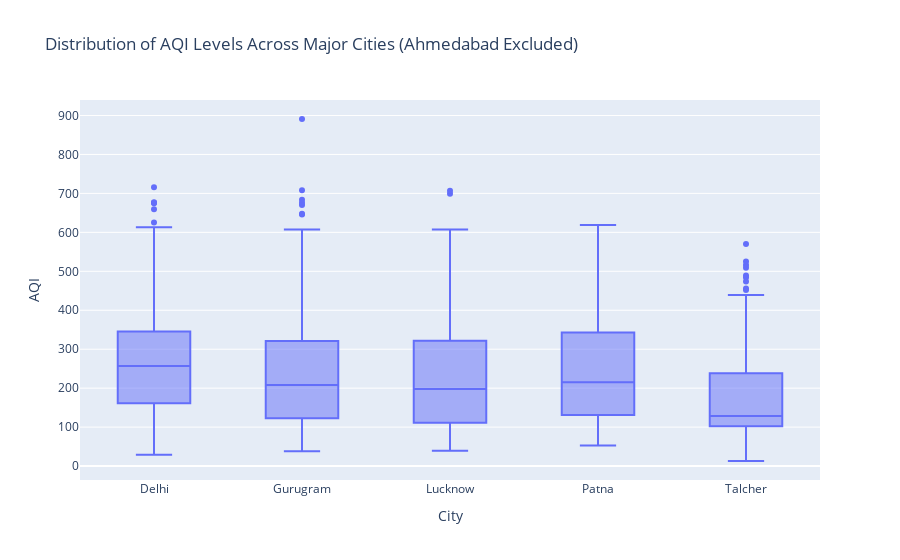

The notebook cell this image was saved under:
### Code cell
fig = px.box(
    df_no_ahm[df_no_ahm["City"].isin(top_cities_no_ahm)],
    x="City",
    y="AQI",
    title="Distribution of AQI Levels Across Major Cities (Ahmedabad Excluded)"
)

fig.show()

### Figure 1 — Plotly figure (JSON) as saved in the notebook; plotly's stock layout.template omitted (floating-point values rounded to 4 significant figures; data arrays with more than 128 entries replaced by an {"elided": "..."} marker saying what was removed)
{"data": [{"alignmentgroup": "True", "hovertemplate": "City=%{x}<br>AQI=%{y}<extra></extra>", "legendgroup": "", "marker": {"color": "#636efa"}, "name": "", "notched": false, "offsetgroup": "", "orientation": "v", "showlegend": false, "type": "box", "x": {"elided": "8480 str values"}, "x0": " ", "xaxis": "x", "y": {"elided": "8480 float values"}, "y0": " ", "yaxis": "y"}], "layout": {"boxmode": "group", "legend": {"tracegroupgap": 0}, "title": {"text": "Distribution of AQI Levels Across Major Cities (Ahmedabad Excluded)"}, "xaxis": {"anchor": "y", "domain": [0, 1], "title": {"text": "City"}}, "yaxis": {"anchor": "x", "domain": [0, 1], "title": {"text": "AQI"}}}}
